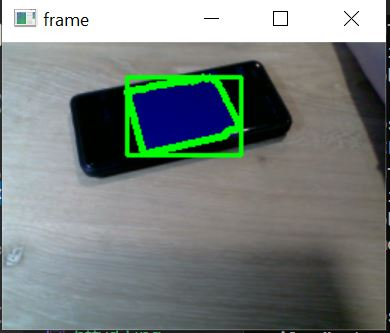
#> input picture color_picker_phone.JPG, 390 x 333 px, given in place of the camera
$ python dominant_color.py
#> lines starting #> are read from the running program, lines starting #| are printed output that depends on the picture; after the words box and inside, x2 and y2 are one past the last pixel; in counts of white or black regions, pixels touching at a corner belong together
'''
K means, find_histogram
https://code.likeagirl.io/finding-dominant-colour-on-an-image-b4e075f98097
center_crop()
https://medium.com/curious-manava/center-crop-and-scaling-in-opencv-using-python-279c1bb77c74
'''

import cv2
import numpy as np
import matplotlib.pyplot as plt
from sklearn.cluster import KMeans


def find_histogram(clt):
    """
    create a histogram with k clusters
    :param: clt
    :return:hist
    """
    numLabels = np.arange(0, len(np.unique(clt.labels_)) + 1)
    (hist, _) = np.histogram(clt.labels_, bins=numLabels)

    hist = hist.astype("float")
    hist /= hist.sum()

    return hist

def find_dom_color(hist, centroids):
    dominant_color = [0, 0, 0]
    max_percent = 0
    for (percent, color) in zip(hist, centroids):
        if percent > max_percent:
            max_percent = percent
            dominant_color = color.astype("uint8").tolist()
    return dominant_color


def center_crop(img, dim):
    """Returns center cropped image

    Args:Image Scaling
    img: image to be center cropped
    dim: dimensions (width, height) to be cropped from center
    """
    width, height = img.shape[1], img.shape[0]
    #process crop width and height for max available dimension
    crop_width = dim[0] if dim[0]<img.shape[1] else img.shape[1]
    crop_height = dim[1] if dim[1]<img.shape[0] else img.shape[0]
    mid_x, mid_y = int(width/2), int(height/2)
    cw2, ch2 = int(crop_width/2), int(crop_height/2)
    crop_img = img[mid_y-ch2:mid_y+ch2, mid_x-cw2:mid_x+cw2]

    cv2.rectangle(frame,(mid_x-cw2,mid_y-cw2),(mid_x+cw2,mid_y+cw2),(0,255,0),2)
    return crop_img


cap = cv2.VideoCapture(0)
if not cap.isOpened():
    print("Cannot open camera")
    exit()


def rescale_frame(frame, percent=75):
    width = int(frame.shape[1] * percent/ 100)
    height = int(frame.shape[0] * percent/ 100)
    dim = (width, height)
    return cv2.resize(frame, dim, interpolation =cv2.INTER_AREA)

while(1):

    # Take each frame
    _, frame = cap.read()
#> frame is the input picture: shape (333, 390, 3); mean B, G, R 126, 129, 120.4
    center_frame = center_crop(frame, (100, 100))
#> in center_crop, `crop_img = img[mid_y-ch2:mid_y+ch2, mid_x-cw2:mid_x+cw2]`:
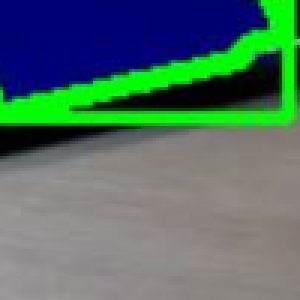
#> crop_img: shape (100, 100, 3) (shown 3 times larger); mean B, G, R 99.7, 110.1, 79.6
#> in center_crop, `cv2.rectangle(frame,(mid_x-cw2,mid_y-cw2),(mid_x+cw2,mid_y+cw2),(0,255..`:
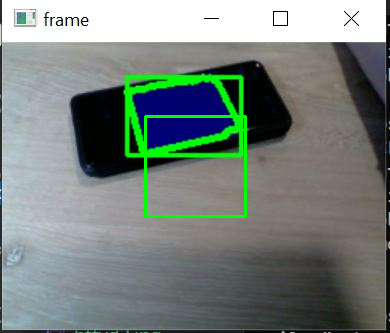
#> frame: shape (333, 390, 3); 0.91% of pixels changed, all inside (x1, y1, x2, y2) = (144, 115, 247, 218)
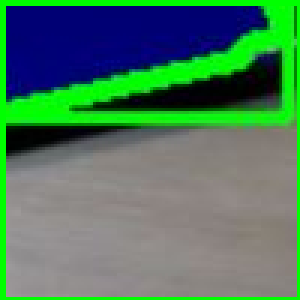
#> center_frame: shape (100, 100, 3) (shown 3 times larger); mean B, G, R 93.5, 120.3, 75.9
    frame = rescale_frame(frame, percent=40)
#> in rescale_frame, `return cv2.resize(frame, dim, interpolation =cv2.INTER_AREA)`:
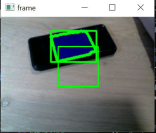
#> returned value: shape (133, 156, 3); mean of channels 0, 1, 2 125, 130.5, 119.7; drawn as B, G, R

    center_frame = cv2.cvtColor(center_frame, cv2.COLOR_BGR2RGB)

    center_frame = center_frame.reshape((center_frame.shape[0] * center_frame.shape[1],3)) #represent as row*column,channel number
    clt = KMeans(n_clusters=3) #cluster number
    clt.fit(center_frame)

    hist = find_histogram(clt)
    #bar = plot_colors2(hist, clt.cluster_centers_)
    color = find_dom_color(hist, clt.cluster_centers_)
    print(color)

    cv2.imshow('frame',frame)

    k = cv2.waitKey(5) & 0xFF
#> (key Esc is pressed here)
    if k == 27:
        break

cv2.destroyAllWindows()

$ run again, on hsv_bounding_box.JPG
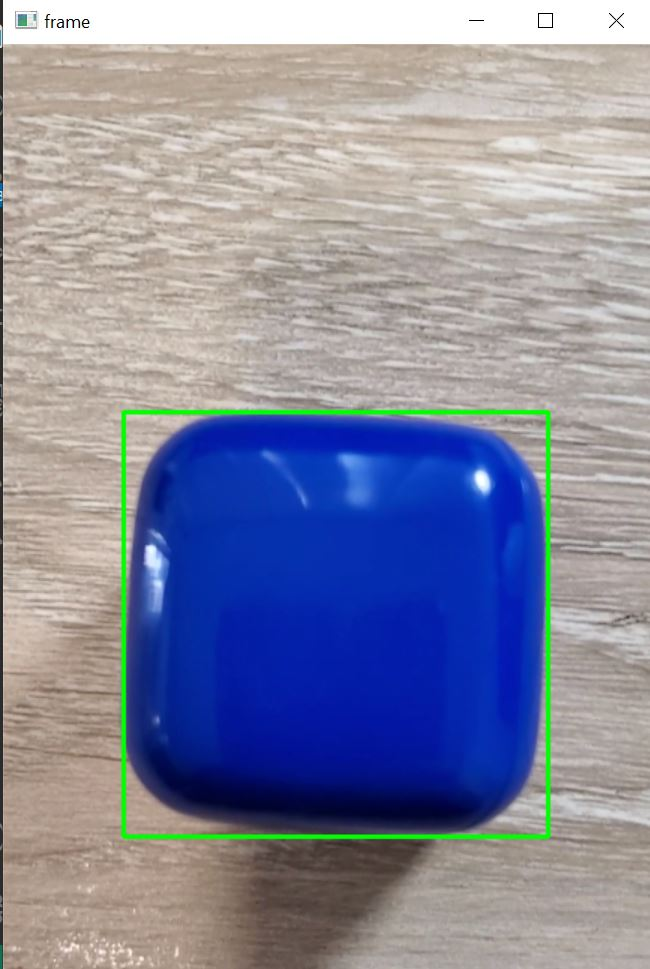
#> input picture hsv_bounding_box.JPG, 650 x 969 px, given in place of the camera
#> frame is the input picture: shape (969, 650, 3); mean B, G, R 160.5, 139, 136
#> in center_crop, `cv2.rectangle(frame,(mid_x-cw2,mid_y-cw2),(mid_x+cw2,mid_y+cw2),(0,255..`:
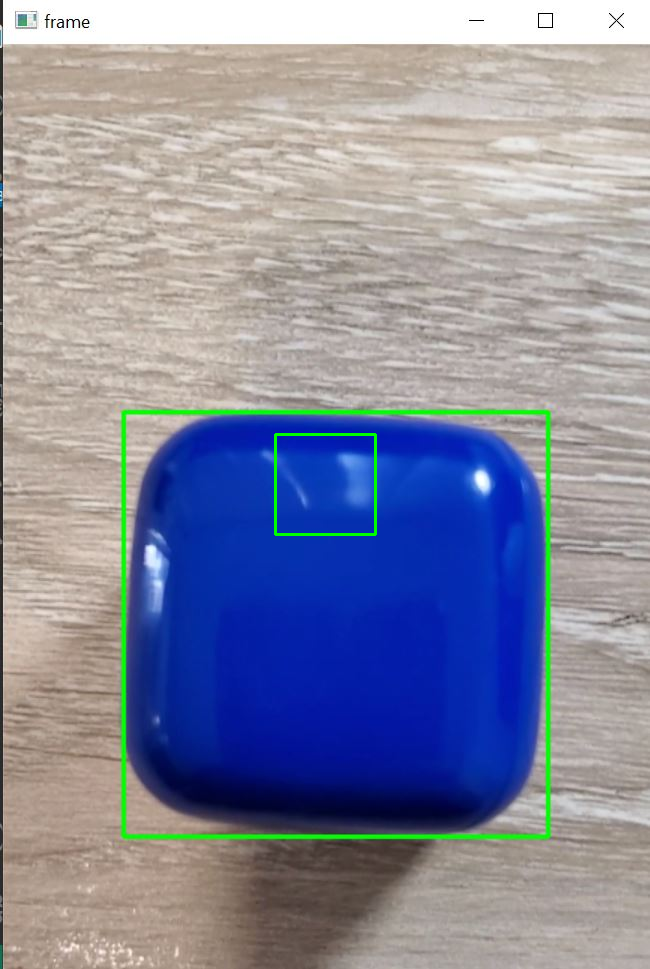
#> frame: shape (969, 650, 3); 0.19% of pixels changed, all inside (x1, y1, x2, y2) = (274, 433, 377, 536)
#> `center_frame = center_crop(frame, (100, 100))`:
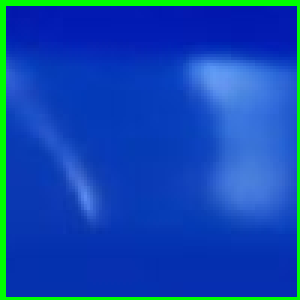
#> center_frame: shape (100, 100, 3) (shown 3 times larger); mean B, G, R 176.5, 73.7, 15.4
